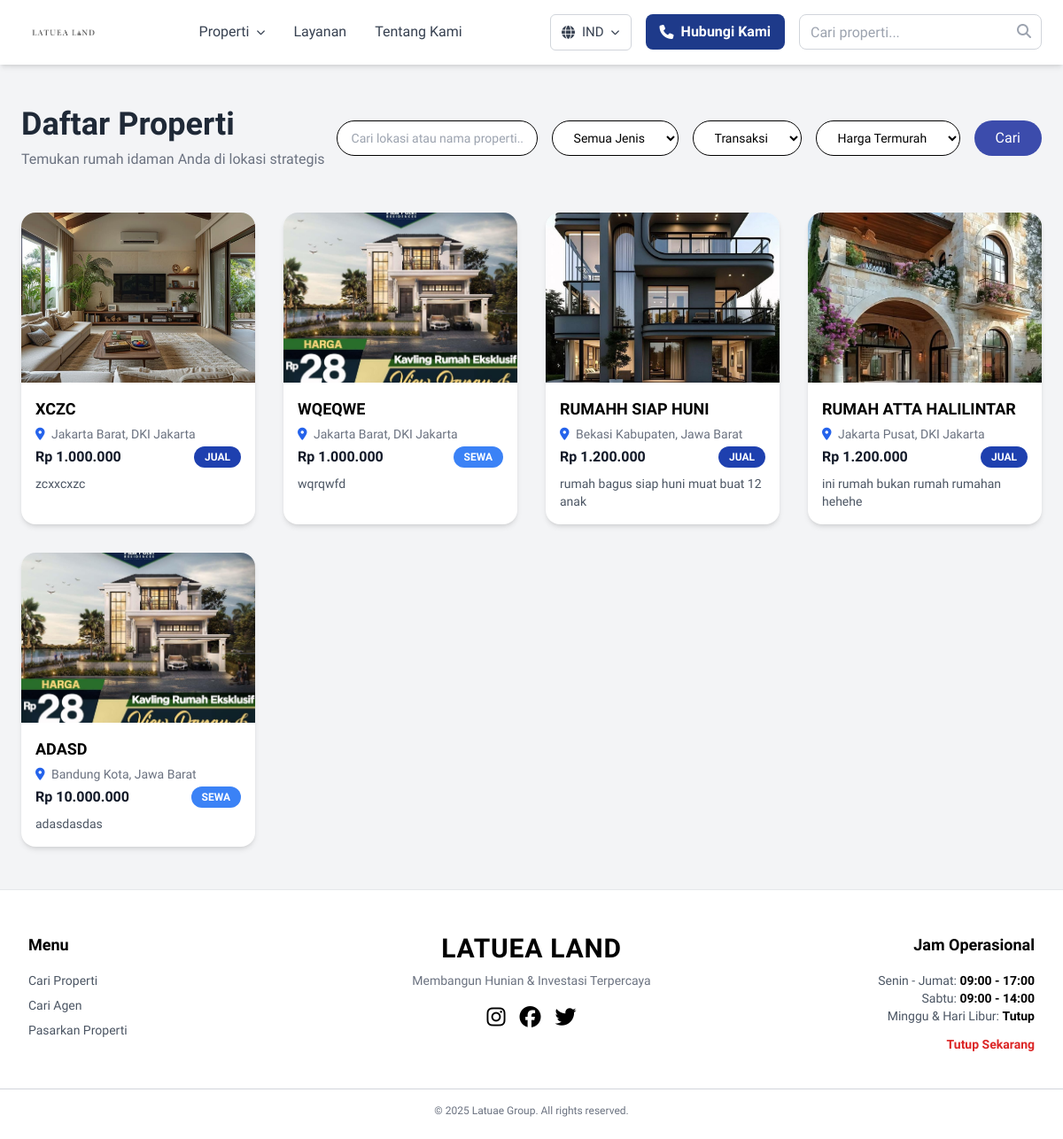
The app's page /pages/listproperty.php with its own data.
### tables this page shows
CREATE TABLE `properties` (
  `id` int(11) NOT NULL,
  `id_properti` varchar(50) DEFAULT NULL,
  `title` varchar(100) NOT NULL,
  `description` text NOT NULL,
  `price` decimal(10,2) NOT NULL,
  `province` varchar(100) DEFAULT NULL,
  `regency` varchar(100) DEFAULT NULL,
  `district_or_area` varchar(100) DEFAULT NULL,
  `image` varchar(255) DEFAULT NULL,
  `created_at` timestamp NOT NULL DEFAULT current_timestamp(),
  `property_type` enum('for_sale','for_rent') NOT NULL DEFAULT 'for_sale',
  `property_kind` varchar(50) DEFAULT NULL,
  `tipe_properti` varchar(50) DEFAULT NULL,
  `luas_tanah` varchar(50) DEFAULT NULL,
  `luas_bangunan` varchar(50) DEFAULT NULL,
  `arah_bangunan` varchar(50) DEFAULT NULL,
  `jenis_bangunan` varchar(50) DEFAULT NULL,
  `jumlah_lantai` varchar(50) DEFAULT NULL,
  `kamar_tidur` varchar(50) DEFAULT NULL,
  `kamar_pembantu` varchar(50) DEFAULT NULL,
  `kamar_mandi` varchar(50) DEFAULT NULL,
  `daya_listrik` varchar(50) DEFAULT NULL,
  `saluran_air` varchar(50) DEFAULT NULL,
  `jalur_telepon` varchar(50) DEFAULT NULL,
  `interior` varchar(50) DEFAULT NULL,
  `garasi_parkir` varchar(50) DEFAULT NULL,
  `sertifikat` varchar(50) DEFAULT NULL,
  `view_count` int(11) DEFAULT 0,
  `agent_id` int(11) DEFAULT NULL,
  `facilities` text DEFAULT NULL,
  `is_featured` tinyint(1) DEFAULT 0
);

### pages/listproperty.php (the view, shortened to what this page needs)
<?php
require_once $_SERVER['DOCUMENT_ROOT'] . '/LatuaGroup/includes/db_connect.php';
$q = $_GET['q'] ?? '';
$sort = $_GET['sort'] ?? 'cheap';
$sql = "
    SELECT
        p.id, p.title, p.price, p.province, p.regency, p.property_type, p.property_kind, p.description,
        COALESCE(
            (SELECT pi.image_path FROM property_images pi WHERE pi.property_id = p.id AND pi.is_main = 1 LIMIT 1),
            (SELECT pi2.image_path FROM property_images pi2 WHERE pi2.property_id = p.id ORDER BY pi2.id ASC LIMIT 1),
            'default.jpg'
        ) AS main_image_path
    FROM properties p
    WHERE 1
";
$params = [];
switch ($sort) {
    case 'cheap':
        $sql .= " ORDER BY p.price ASC";
        break;
}
$stmt = $pdo->prepare($sql);
$stmt->execute($params);
$properties = $stmt->fetchAll(PDO::FETCH_ASSOC);
?>
<!DOCTYPE html>
<html lang="id">
<head>
  <script src="https://cdn.tailwindcss.com"></script>
  <link rel="stylesheet" href="https://cdnjs.cloudflare.com/ajax/libs/font-awesome/6.5.0/css/all.min.css">
</head>
<body class="bg-gray-100 font-['Raleway'] text-black overflow-x-hidden">
<?php require_once $_SERVER['DOCUMENT_ROOT'] . '/LatuaGroup/includes/header.php'; ?>
<div class="max-w-7xl mx-auto px-6 py-12">
  <div class="flex flex-col md:flex-row md:items-center md:justify-between mb-12">
    <div class="text-center md:text-left mb-6 md:mb-0">
      <h1 class="text-3xl md:text-4xl font-bold text-gray-800">
        <?= !empty($q) ? "Hasil pencarian untuk '$q'" : "Daftar Properti" ?>
      </h1>
      <p class="text-gray-500 mt-2">
        <?= !empty($q) ? "Menampilkan properti sesuai pencarian Anda" : "Temukan rumah idaman Anda di lokasi strategis" ?>
      </p>
    </div>
    <div class="flex flex-wrap gap-4 justify-center md:justify-end">
      <form method="GET" action="" class="flex flex-wrap gap-4">
        <input
          type="text"
          name="q"
          value="<?= htmlspecialchars($q) ?>"
          placeholder="Cari lokasi atau nama properti..."
          class="custom-select px-4 py-2"
        />
        <select name="property" class="custom-select">
          <option value="">Semua Jenis</option>
        </select>
        <select name="type" class="custom-select">
          <option value="">Transaksi</option>
        </select>
        <select name="sort" class="custom-select">
          <option value="cheap" <?= $sort === 'cheap' ? 'selected' : '' ?>>Harga Termurah</option>
        </select>
        <button type="submit" class="bg-[#3C4CAC] text-white px-6 py-2 rounded-full hover:bg-[#2A3990] transition">
          Cari
        </button>
      </form>
    </div>
  </div>
  <div class="grid grid-cols-1 sm:grid-cols-2 md:grid-cols-3 lg:grid-cols-4 gap-8">
    <?php if (count($properties) > 0): ?>
      <?php foreach ($properties as $p): ?>
        <a href="/LatuaGroup/pages/detail_property.php?id=<?= $p['id'] ?>"
           class="bg-white rounded-2xl shadow-md overflow-hidden hover:shadow-xl transition flex flex-col">
          <img src="/LatuaGroup/uploads/properties/<?= $p['main_image_path'] ?>"
               alt="<?= htmlspecialchars($p['title']) ?>"
               class="w-full h-48 object-cover"
               onerror="this.src='/LatuaGroup/uploads/properties/default.jpg'" />
          <div class="p-4 flex flex-col flex-grow">
            <h3 class="font-bold text-lg uppercase mb-1"><?= htmlspecialchars($p['title']) ?></h3>
            <p class="text-gray-500 text-sm mb-1">
              <i class="fas fa-map-marker-alt text-blue-600 mr-1"></i>
              <?= htmlspecialchars($p['regency']) ?>, <?= htmlspecialchars($p['province']) ?>
            </p>
            <div class="flex items-center justify-between mb-2">
              <p class="text-gray-900 font-bold">
                Rp <?= number_format($p['price'], 0, ',', '.') ?>
              </p>
              <span class="px-3 py-1 text-xs font-semibold rounded-full text-white
                <?= $p['property_type'] === 'for_sale' ? 'bg-blue-800' : 'bg-blue-500' ?>">
                <?= $p['property_type'] === 'for_sale' ? 'JUAL' : 'SEWA' ?>
              </span>
            </div>
            <p class="text-gray-600 text-sm line-clamp-2">
              <?= htmlspecialchars(mb_strimwidth($p['description'], 0, 80, "...")) ?>
            </p>
          </div>
        </a>
      <?php endforeach; ?>
    <?php else: ?>
      <p class="col-span-full text-center text-gray-500">Tidak ada properti ditemukan.</p>
    <?php endif; ?>
  </div>
</div>
<?php require_once $_SERVER['DOCUMENT_ROOT'] . '/LatuaGroup/includes/footer.php'; ?>
</body>
</html>

### pages/listproperty.php (style rules this page uses)
.line-clamp-2 { display: -webkit-box; -webkit-line-clamp: 2; -webkit-box-orient: vertical; overflow: hidden; }
.custom-select { border-radius: 85px; border: 1px solid #000; padding: 10px 20px; background-color: #fff; font-size: 14px; outline: none; cursor: pointer; }

### records on screen
properties: shows a picture, title "XCZC", regency "Jakarta Barat", province "DKI Jakarta", price "1.000.000", property_type "JUAL", description "zcxxcxzc"
properties: title "WQEQWE", regency "Jakarta Barat", province "DKI Jakarta", price "1.000.000", property_type "SEWA", description "wqrqwfd"
properties: shows a picture, title "RUMAHH SIAP HUNI", regency "Bekasi Kabupaten", province "Jawa Barat", price "1.200.000", property_type "JUAL", description "rumah bagus siap huni muat buat 12 anak"
properties: shows a picture, title "RUMAH ATTA HALILINTAR", regency "Jakarta Pusat", province "DKI Jakarta", price "1.200.000", property_type "JUAL", description "ini rumah bukan rumah rumahan hehehe"
properties: title "ADASD", regency "Bandung Kota", province "Jawa Barat", price "10.000.000", property_type "SEWA", description "adasdasdas"
